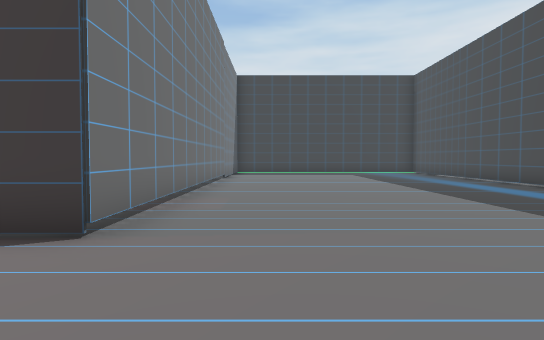
View 1 (above)

24 first-person views from a walk through a scene from a Unity 3-D project. The camera is 1.3 m above the floor, tilts 2° down and sees 75° across. The floor is counted in squares, 2 m on a side. Each view is taken from the middle of a square. On the plan, view 1 faces up. The plan holds only what a view shows up to about 10 squares ahead; the rest is blank. The place goes on beyond the plan. The player character is not drawn.

View 2
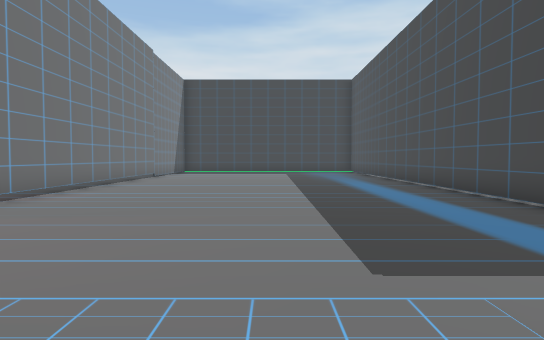

View 3
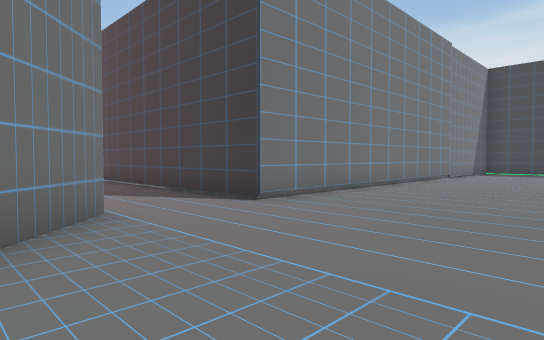

View 4
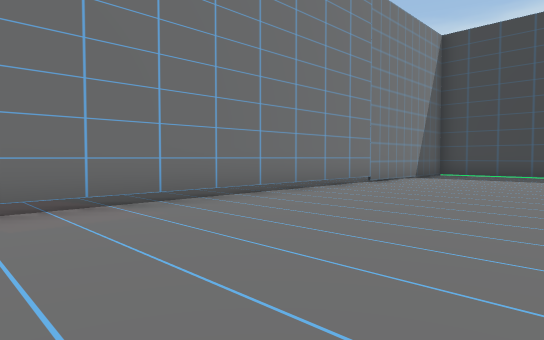

View 5
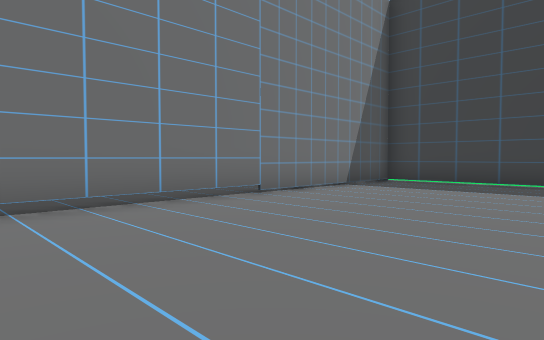

View 6
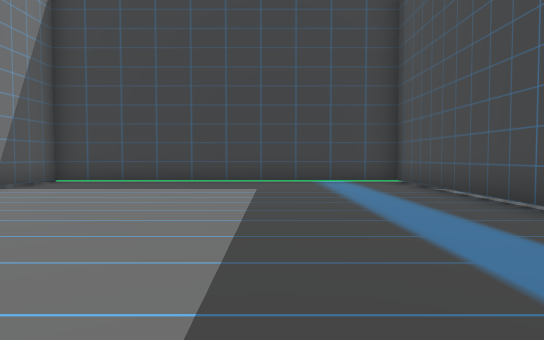

View 7
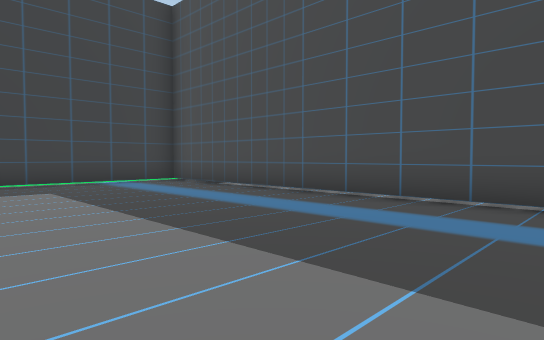

View 8
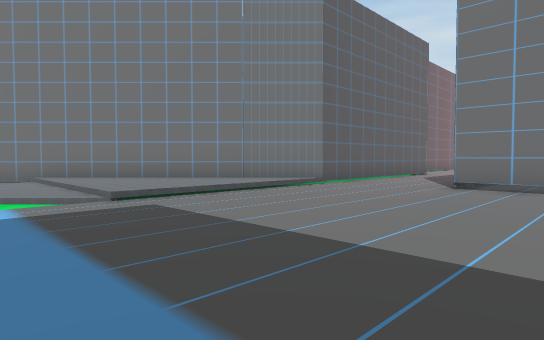

View 9
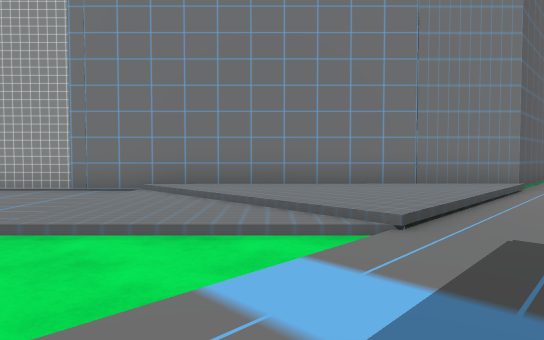

View 10
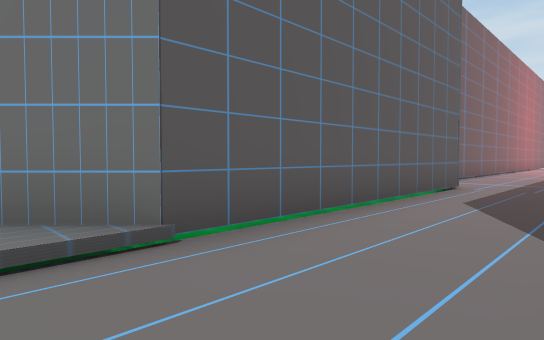

View 11
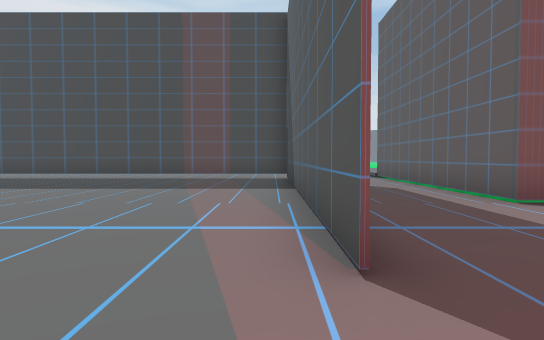

View 12
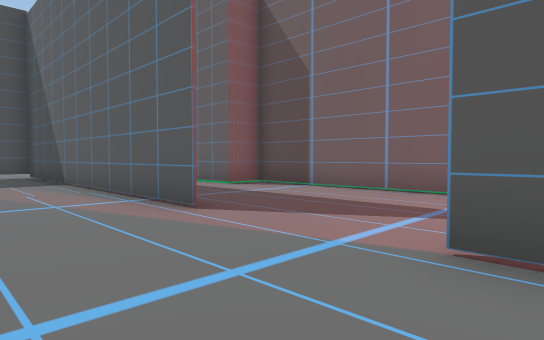

View 13
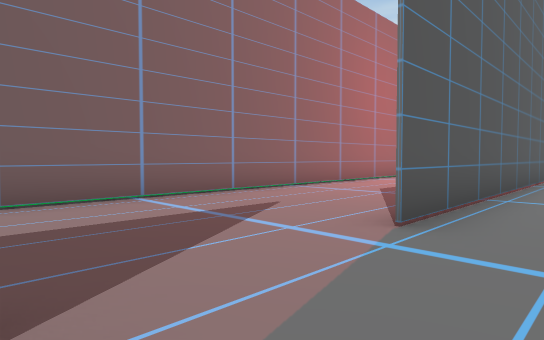

View 14
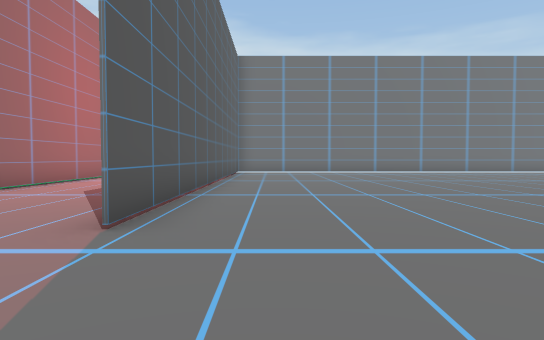

View 15
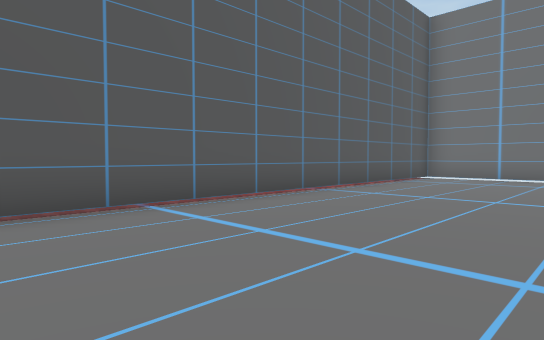

View 16
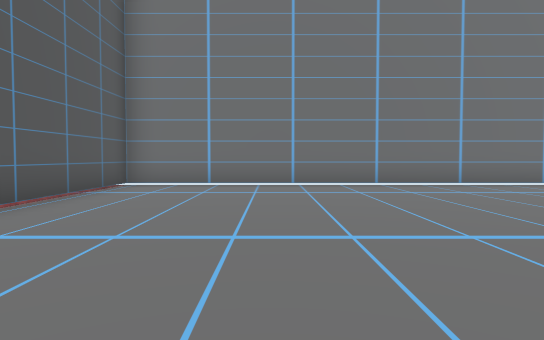

View 17
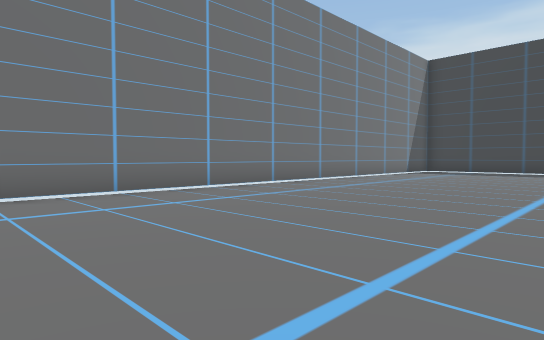

View 18
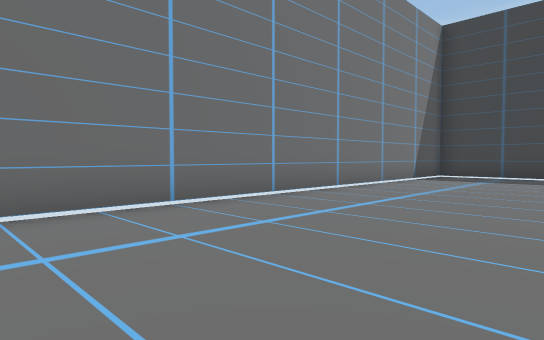

View 19
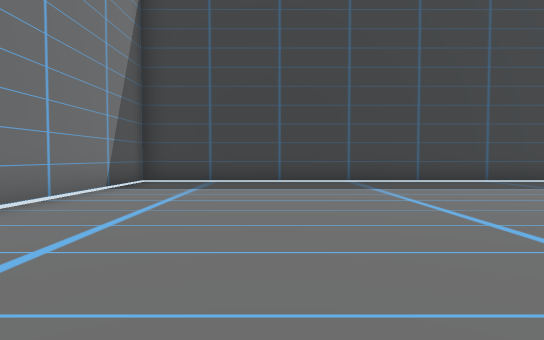

View 20
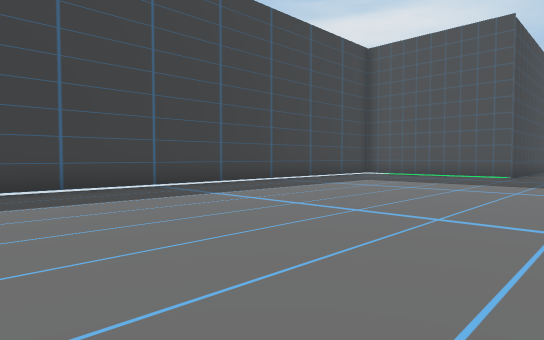

View 21
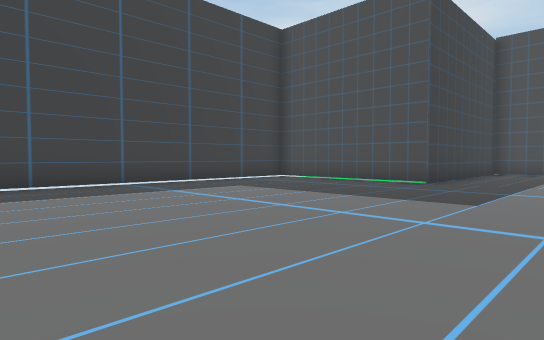

View 22
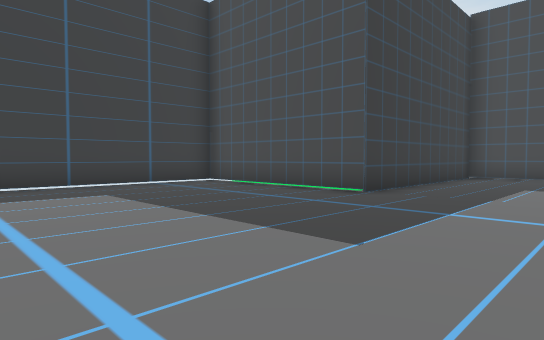

View 23
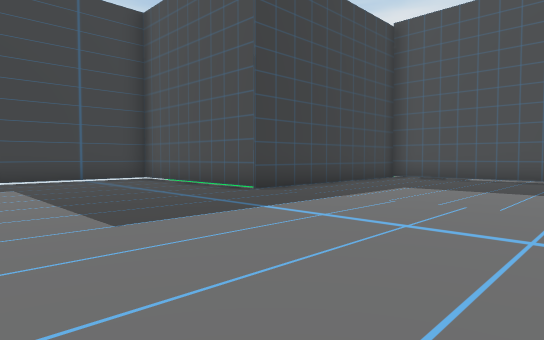

View 24
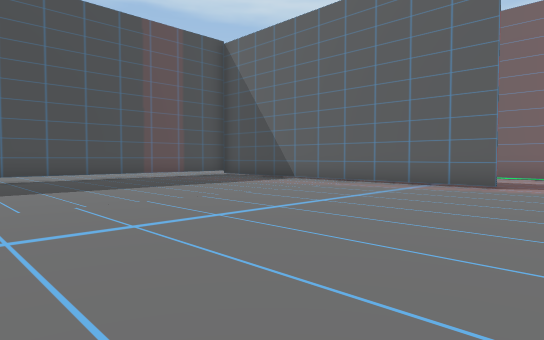

### Floor plan
Key: @ floor where view 1 was taken; # wall or solid block; . main floor; : floor 0.25 m higher than the main floor; - floor 0.25 m lower than the main floor; / step, stairs or slope; T thing the floor can be seen under or through.
Columns run from 27 left of view 1 to 7 right of it. Each row starts with its distance up from view 1.
 24 ####################
 23 #..................#
 22 #..................#-
 21 #..................#-
 20 #..................#-      --  --
 19 #..................#-    ----------
 18 #..................################
 17 #........................#........#
 16 #........................#........#
 15 #......   ...............#........#
 14 #......       ...........T........#
 13 #......       .....     .T........#
 12 #.......      .....     .T........#
 11 #.........    ...........T........#
 10 #..........   ...........T........#
  9 #...........  ...........T........#
  8 #........................T........#
  7 #........................T........#
  6 #........................T........#
  5 #........................T........#
  4 #.......................TT........
  3 #############...#########.........
  2          ..........................
  1        ............................
  0       .............########@:::/---
 -1       ##############      ##:::/.--
 -2                            ##::/..-
 -3                             ##:/..
 -4                              ##/..
 -5                               ##..
 -6                                ##.
 -7                                 ##

Where each view was taken, in squares from view 1:
view 1: 0 up, 0 right, facing up
view 2: 1 down, 3 right, facing up
view 3: 1 down, 3 right, facing up-left
view 4: 5 up, 3 right, facing up-left
view 5: 9 up, 3 right, facing up-left
view 6: 9 up, 4 right, facing up
view 7: 9 up, 2 right, facing up-right
view 8: 6 up, 6 right, facing down-left
view 9: 2 up, 7 right, facing down-left
view 10: 3 up, 0 right, facing down-left
view 11: 4 up, 13 left, facing right
view 12: 6 up, 15 left, facing down-right
view 13: 5 up, 11 left, facing down-left
view 14: 5 up, 11 left, facing left
view 15: 8 up, 15 left, facing down-left
view 16: 7 up, 18 left, facing left
view 17: 7 up, 20 left, facing up-left
view 18: 11 up, 22 left, facing up-left
view 19: 14 up, 23 left, facing up
view 20: 16 up, 21 left, facing up-right
view 21: 15 up, 17 left, facing up-right
view 22: 15 up, 14 left, facing up-right
view 23: 13 up, 13 left, facing up-right
view 24: 12 up, 13 left, facing down-right
